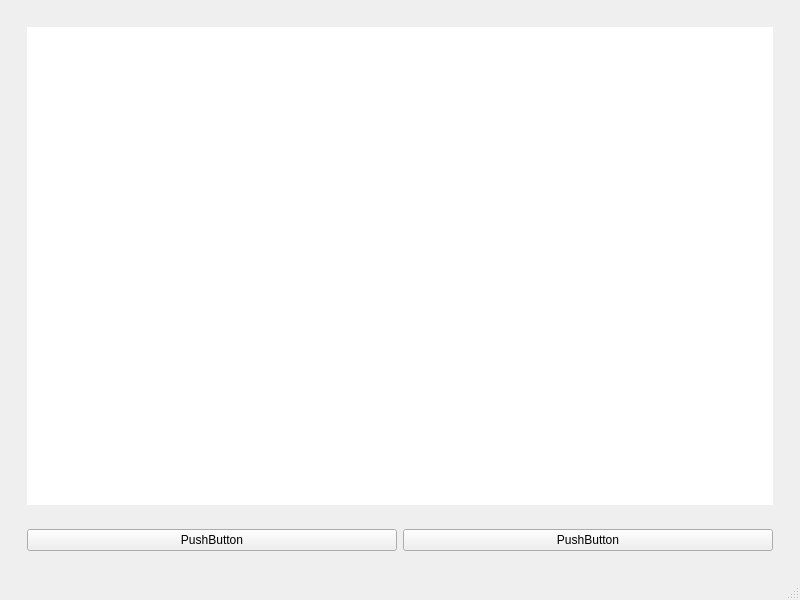
<?xml version="1.0" encoding="UTF-8"?>
<ui version="4.0">
 <class>MainWindow</class>
 <widget class="QMainWindow" name="MainWindow">
  <property name="geometry">
   <rect>
    <x>0</x>
    <y>0</y>
    <width>800</width>
    <height>600</height>
   </rect>
  </property>
  <property name="windowTitle">
   <string>MainWindow</string>
  </property>
  <widget class="QWidget" name="centralwidget">
   <layout class="QVBoxLayout" name="verticalLayout">
    <item>
     <widget class="QWidget" name="widget" native="true">
      <layout class="QVBoxLayout" name="verticalLayout_2">
       <item>
        <widget class="QWidget" name="widget_2" native="true">
         <layout class="QVBoxLayout" name="verticalLayout_3">
          <item>
           <widget class="QLabel" name="label">
            <property name="sizePolicy">
             <sizepolicy hsizetype="MinimumExpanding" vsizetype="MinimumExpanding">
              <horstretch>0</horstretch>
              <verstretch>0</verstretch>
             </sizepolicy>
            </property>
            <property name="styleSheet">
             <string notr="true">background-color: white;</string>
            </property>
            <property name="text">
             <string/>
            </property>
            <property name="pixmap">
             <pixmap>../../../Pictures/Screenshots/dont_hug_me_im_scared.jpg</pixmap>
            </property>
            <property name="scaledContents">
             <bool>true</bool>
            </property>
           </widget>
          </item>
         </layout>
        </widget>
       </item>
       <item>
        <widget class="QWidget" name="widget_3" native="true">
         <layout class="QHBoxLayout" name="horizontalLayout">
          <item>
           <widget class="QPushButton" name="push_left">
            <property name="text">
             <string>PushButton</string>
            </property>
           </widget>
          </item>
          <item>
           <widget class="QPushButton" name="push_right">
            <property name="text">
             <string>PushButton</string>
            </property>
           </widget>
          </item>
         </layout>
        </widget>
       </item>
      </layout>
     </widget>
    </item>
   </layout>
  </widget>
  <widget class="QMenuBar" name="menubar">
   <property name="geometry">
    <rect>
     <x>0</x>
     <y>0</y>
     <width>800</width>
     <height>22</height>
    </rect>
   </property>
  </widget>
  <widget class="QStatusBar" name="statusbar"/>
 </widget>
 <resources/>
 <connections/>
</ui>
